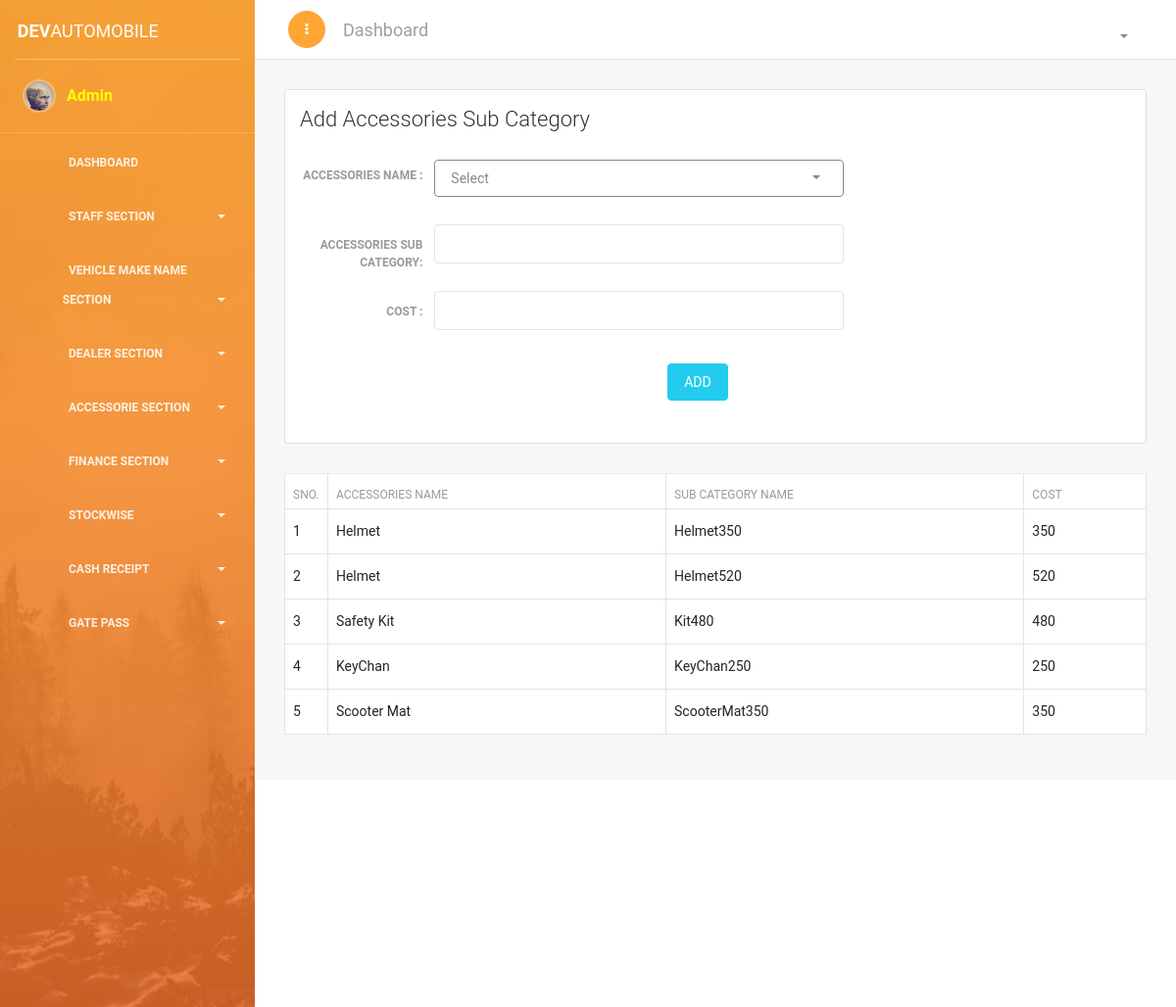
The page /add-accessories-detail.php (signed in) on the database as committed earlier.
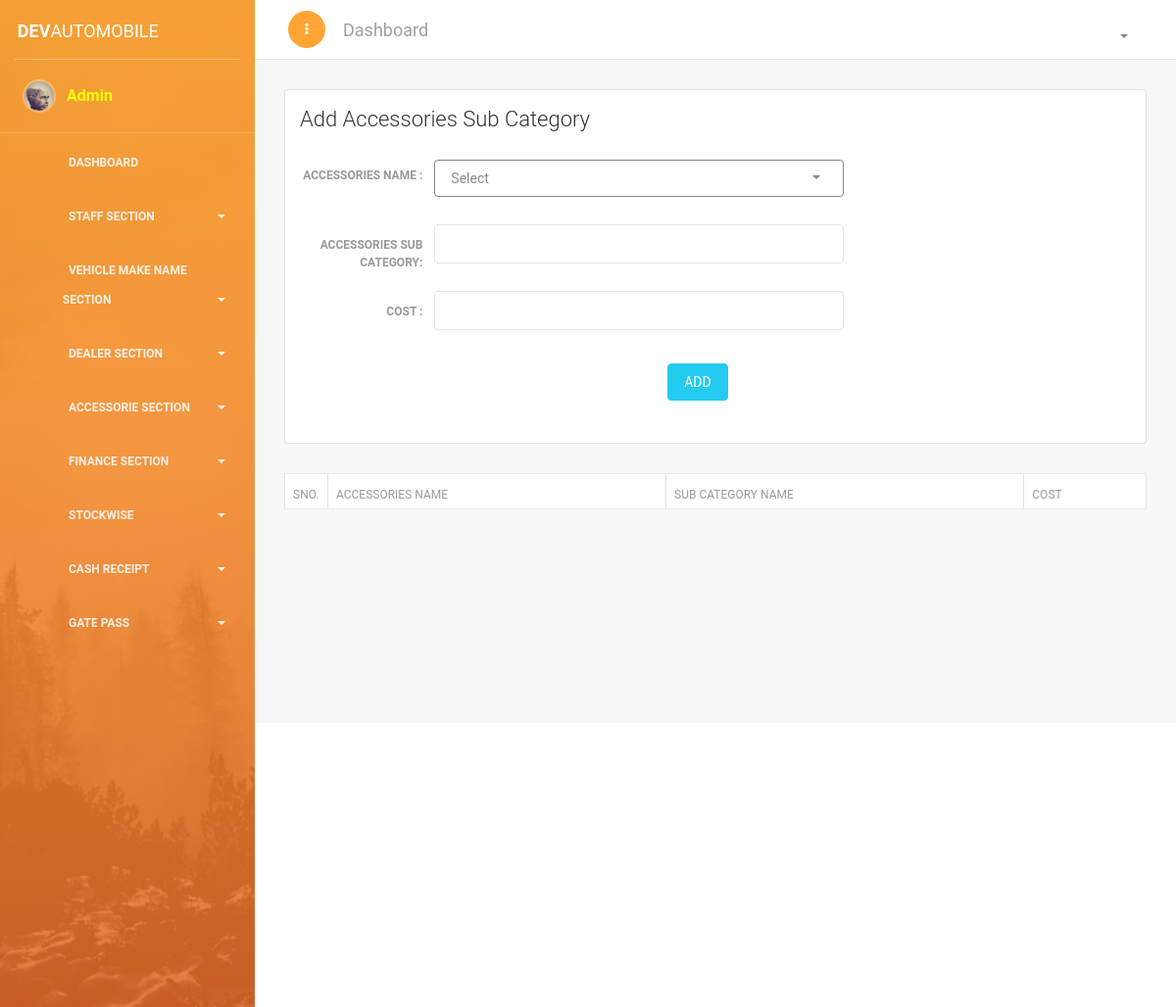
The same page on the database as committed later.
### tables this page shows
CREATE TABLE `subaccessories` (
  `id` int(11) NOT NULL,
  `accessoriesId` varchar(11) NOT NULL,
  `name` varchar(150) NOT NULL,
  `cost` varchar(10) NOT NULL
);

CREATE TABLE `accessories` (
  `id` int(11) NOT NULL,
  `name` varchar(150) NOT NULL
);

### add-accessories-detail.php (the view, shortened to what this page needs)
<?php
if(!isset($_SESSION['name'])){
echo "<script> window.open('login.php', '_self')</script>";
}else{
require_once('header/header.php');
require_once('header/conn.php');
?>
<link href="https://cdn.datatables.net/1.10.18/css/dataTables.bootstrap4.min.css" rel="stylesheet">
<div class="content">
<div class="container-fluid">
<div class="row">
<div class="col-md-12">
<div class="card ">
<div class="card-header ">
<h4 class="card-title">Add Accessories Sub Category</h4>
</div>
<div class="card-body ">
<form method="POST" action="#" class="form-horizontal">
<div class="row">
<label class="col-sm-2 control-label"><b> Accessories Name : </b></label>
<div class="col-sm-6">
<div class="form-group has-success">
</div>
</div>
</div>
<div class="row">
<label class="col-sm-2 control-label"><b> Accessories Sub Category: </b></label>
<div class="col-sm-6">
<div class="form-group has-success">
<input type="text" name="name" class="form-control" required>
</div>
</div>
</div>
<div class="row">
<label class="col-sm-2 control-label"><b> Cost : </b></label>
<div class="col-sm-6">
<div class="form-group has-success">
<input type="text" name="cost" class="form-control" required>
</div>
</div>
</div>
<div class="row">
<div class="col-sm-2">
</div>
<div class="col-sm-10">
<div class="row">
<div class="col-md-4">
</div>
<div class="col-md-4">
<div class="form-group">
<button type="submit" name="add" class="btn btn-fill btn-info">ADD</button>
</div>
</div>
<div class="col-md-4">
</div>
</div>
</div>
</div>
</form>
</div>
</div>
</div>
<div class="container">
<table class="table table-bordered" id="dataTable" width="100%" cellspacing="0" style="background-color: white; ">
<thead>
<tr>
<th width="5%"> Sno.</th>
<th> ACCESSORIES NAME</th>
<th> SUB CATEGORY NAME</th>
<th> COST</th>
</tr>
</thead>
<tbody>
<?php
$s = "SELECT `accessories`.`name` AS `access_names`, `subaccessories`.`name` AS `sub_access_names`,`subaccessories`.`cost` AS `sub_access_cost` FROM `subaccessories` LEFT JOIN `accessories` ON `accessories`.`id` = `subaccessories`.`accessoriesId`";
$se = mysqli_query($conn , $s);
$i=0;
while ($sel = mysqli_fetch_array($se)) {
	$i++;
?>
<tr>
<td><?php echo $i; ?></td>
<td><?php echo $sel['access_names']?></td>
<td><?php echo $sel['sub_access_names']?></td>
<td><?php echo $sel['sub_access_cost']?></td>
</tr>
<?php } ?>
</tbody>
</table>
</div>
</div>
</div>
</div>
<?php
require_once('header/footer.php');
 } ?>

Rows that differ between the two databases and show on the page:
removed subaccessories: accessoriesId.name "Helmet", name "Helmet350", cost "350"
removed subaccessories: accessoriesId.name "Helmet", name "Helmet520", cost "520"
removed subaccessories: accessoriesId.name "Safety Kit", name "Kit480", cost "480"
removed subaccessories: accessoriesId.name "KeyChan", name "KeyChan250", cost "250"
removed subaccessories: accessoriesId.name "Scooter Mat", name "ScooterMat350", cost "350"
